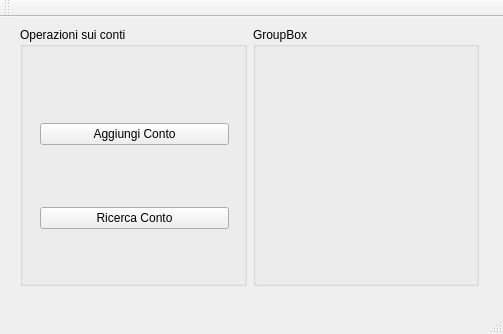
<?xml version="1.0" encoding="UTF-8"?>
<ui version="4.0">
 <class>MainWindow</class>
 <widget class="QMainWindow" name="MainWindow">
  <property name="geometry">
   <rect>
    <x>0</x>
    <y>0</y>
    <width>503</width>
    <height>334</height>
   </rect>
  </property>
  <property name="windowTitle">
   <string>Gestione Conti Bancari</string>
  </property>
  <widget class="QWidget" name="centralWidget">
   <widget class="QWidget" name="gridLayoutWidget">
    <property name="geometry">
     <rect>
      <x>9</x>
      <y>-1</y>
      <width>481</width>
      <height>281</height>
     </rect>
    </property>
    <layout class="QGridLayout" name="gridLayout">
     <item row="0" column="2">
      <widget class="QGroupBox" name="groupBox_2">
       <property name="title">
        <string>GroupBox</string>
       </property>
      </widget>
     </item>
     <item row="0" column="1">
      <widget class="QGroupBox" name="gbAccountOperations">
       <property name="title">
        <string>Operazioni sui conti</string>
       </property>
       <widget class="QWidget" name="verticalLayoutWidget">
        <property name="geometry">
         <rect>
          <x>9</x>
          <y>29</y>
          <width>211</width>
          <height>241</height>
         </rect>
        </property>
        <layout class="QVBoxLayout" name="verticalLayout">
         <item>
          <widget class="QPushButton" name="btnAddAccount">
           <property name="text">
            <string>Aggiungi Conto</string>
           </property>
          </widget>
         </item>
         <item>
          <widget class="QPushButton" name="btnSearchAccount">
           <property name="text">
            <string>Ricerca Conto</string>
           </property>
          </widget>
         </item>
        </layout>
       </widget>
      </widget>
     </item>
    </layout>
   </widget>
  </widget>
  <widget class="QMenuBar" name="menuBar">
   <property name="geometry">
    <rect>
     <x>0</x>
     <y>0</y>
     <width>503</width>
     <height>22</height>
    </rect>
   </property>
  </widget>
  <widget class="QToolBar" name="mainToolBar">
   <attribute name="toolBarArea">
    <enum>TopToolBarArea</enum>
   </attribute>
   <attribute name="toolBarBreak">
    <bool>false</bool>
   </attribute>
  </widget>
  <widget class="QStatusBar" name="statusBar"/>
 </widget>
 <layoutdefault spacing="6" margin="11"/>
 <resources/>
 <connections/>
</ui>
